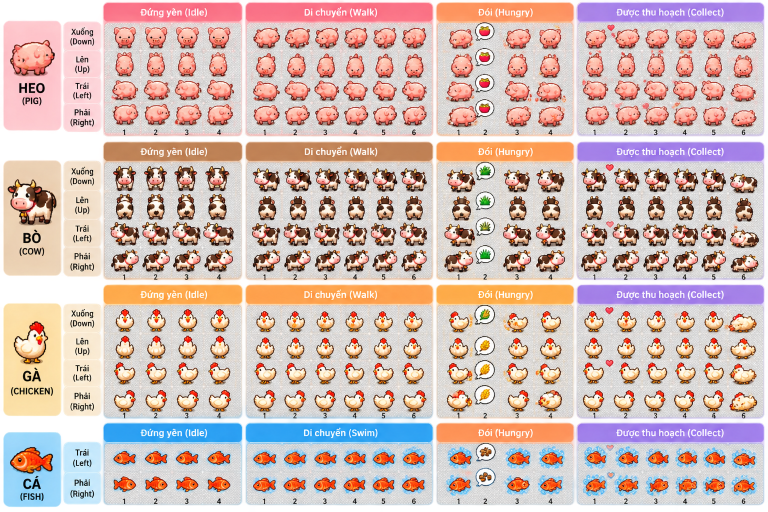
#> input picture Documents/Codex/2026-10-01/chao/outputs/assets/animals/source-reference.png, 1536 x 1024 px (shown at 1/2 size)
$ python -i build_animal_atlases.py   (imports and definitions only)
#> lines starting #> are read from the running program, lines starting #| are printed output that depends on the picture; after the words box and inside, x2 and y2 are one past the last pixel; in counts of white or black regions, pixels touching at a corner belong together
#> further down, picture is the input picture: PIL image 1536x1024 RGBA; mean R, G, B, A 206.3, 181.7, 176.3, 228.3
"""Extract fixed-size transparent animal animation atlases from the reference sheet.

Run from the project root with the bundled Python/Pillow runtime:
  python outputs/tools/build_animal_atlases.py [pig cow chicken fish]

The sprite sheet uses a visual checkerboard. This script removes the connected
low-chroma background around each outlined animal while filling enclosed light
areas, which keeps the white/cream details on the cow and chicken intact.
"""
import json
import sys
from collections import deque
from pathlib import Path

from PIL import Image, ImageFilter

ROOT = Path(__file__).resolve().parents[1]
SOURCE = ROOT / "assets" / "animals" / "source-reference.png"
CELL = 64
ATLAS_COLUMNS = 6

# Sprite centers measured from the supplied 1536 x 1024 sheet.
X = {
    "idle": [248, 312, 376, 440],
    "walk": [532, 595, 658, 721, 784, 847],
    # Column 2 in this panel contains only the thought bubble, so it is skipped.
    "hungry": [920, 1034, 1100],
    "collect": [1190, 1253, 1316, 1379, 1442, 1502],
    "swim": [532, 595, 658, 721, 784, 847],
}
ANIMALS = {
    "pig": {
        "tops": [46, 102, 155, 205],
        "directions": ["down", "up", "left", "right"],
        "states": ["idle", "walk", "hungry", "collect"],
    },
    "cow": {
        "tops": [326, 384, 443, 499],
        "directions": ["down", "up", "left", "right"],
        "states": ["idle", "walk", "hungry", "collect"],
    },
    "chicken": {
        "tops": [604, 668, 720, 780],
        "directions": ["down", "up", "left", "right"],
        "states": ["idle", "walk", "hungry", "collect"],
    },
    "fish": {
        "tops": [889, 945],
        "directions": ["left", "right"],
        "states": ["idle", "swim", "hungry", "collect"],
    },
}
FRAME_COUNTS = {"idle": 4, "walk": 6, "swim": 6, "hungry": 3, "collect": 6}


def foreground_mask(image, dark_outline_only=False, max_y=51, keep_nearby_parts=False,
                    min_y=3, close_gaps=True):
    """Keep the central outlined animal and discard the baked checkerboard."""
#> called with dark_outline_only = False, max_y = 51, keep_nearby_parts = False, min_y = 3, close_gaps = True
    w, h = image.size
#> w = 1536; h = 1024
    px = image.convert("RGBA")
    data = list(px.getdata())
#> data = 1572864 items
    core = bytearray(w * h)
    for i, (r, g, b, a) in enumerate(data):
        chroma = max(r, g, b) - min(r, g, b)
        luma = (r * 299 + g * 587 + b * 114) // 1000
        blue_halo = b > r * 1.03 and b > g * 1.02 and b - r > 8
        # The source prints frame numbers immediately under some poses. They
        # share the animal's dark outline colors, so exclude the label strip
        # before connected-component analysis (after the top-margin offset).
        is_outline = luma <= 145 if dark_outline_only else (chroma >= 32 or luma <= 135)
        if min_y <= i // w <= max_y and a > 36 and not blue_halo and is_outline:
            core[i] = 1

    # Close small gaps in outlines, then find the animal's main colored/dark
    # mass. The wider source window lets shifted walk frames remain whole.
    mask_image = Image.frombytes("L", (w, h), bytes(255 if v else 0 for v in core))
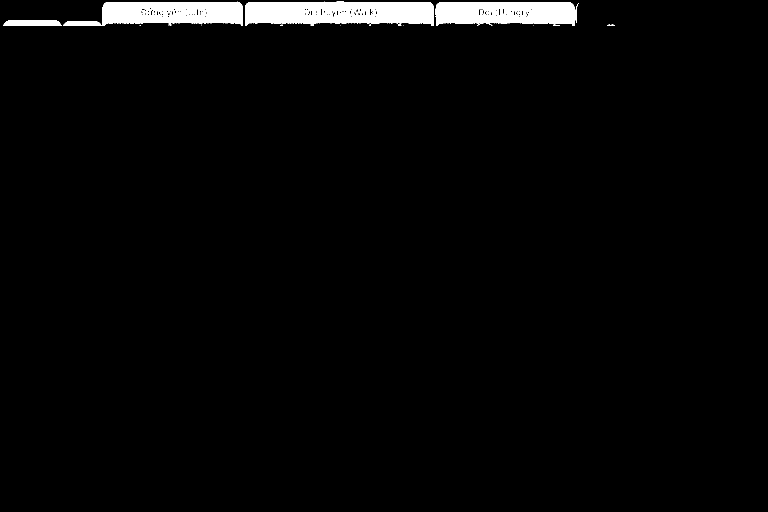
#> mask_image: PIL image 1536x1024 L (shown at 1/2 size); 2.6% white; 22 white regions (11 under 20 px), largest, box (x1, y1, x2, y2) and area: (490, 3, 867, 52) 15443, (871, 4, 1158, 52) 11498, (204, 3, 486, 52) 11328
    if close_gaps:
        mask_image = mask_image.filter(ImageFilter.MaxFilter(3)).filter(ImageFilter.MinFilter(3))
#> mask_image: PIL image 1536x1024 L; 2.7% white; 10 white regions (5 under 20 px), largest, box (x1, y1, x2, y2) and area: (490, 3, 867, 52) 16086, (127, 3, 486, 52) 12581, (871, 4, 1158, 52) 12074, (7, 41, 123, 52) 1209, (1215, 49, 1229, 52) 35
    core = bytearray(1 if value else 0 for value in mask_image.tobytes())
    seen = bytearray(w * h)
    components = []
    for start, value in enumerate(core):
        if not value or seen[start]:
            continue
        seen[start] = 1
        queue = [start]
        for index in queue:
            x, y = index % w, index // w
            for yy in range(max(0, y - 1), min(h, y + 2)):
                for xx in range(max(0, x - 1), min(w, x + 2)):
                    ni = yy * w + xx
                    if core[ni] and not seen[ni]:
                        seen[ni] = 1
                        queue.append(ni)
        xs = [i % w for i in queue]
        ys = [i // w for i in queue]
        x0, y0, x1, y1 = min(xs), min(ys), max(xs), max(ys)
        bw, bh = x1 - x0 + 1, y1 - y0 + 1
        touches_edge = x0 == 0 or y0 == 0 or x1 == w - 1 or y1 == h - 1
        edge_background = touches_edge and (bw > w * .85 or bh > h * .85)
        rule = (bw > w * .65 and bh < 12) or (bh > h * .65 and bw < 12) or edge_background
        if len(queue) >= 30 and not rule:
            components.append((len(queue), x0, y0, x1, y1, queue))
#> after the loop, components = 5 items
    if not components:
        if not dark_outline_only:
            return foreground_mask(image, dark_outline_only=True, max_y=max_y,
                                   keep_nearby_parts=keep_nearby_parts, min_y=min_y,
                                   close_gaps=close_gaps)
        return bytearray(w * h)
    components.sort(reverse=True, key=lambda c: c[0])
    main = components[0]
#> main = 6 items
    if not dark_outline_only and (main[3] - main[1] + 1 > w * .85 and main[4] - main[2] + 1 > h * .75):
        # A saturated action-panel background may merge with the sprite in the
        # broad color mask. Retry with only the dark silhouette outline.
        return foreground_mask(image, dark_outline_only=True, max_y=max_y,
                               keep_nearby_parts=keep_nearby_parts, min_y=min_y,
                               close_gaps=close_gaps)
    keep = bytearray(w * h)
    # The outlined animal is one connected component. Other nearby components
    # are often frame numbers, panel borders, or pieces of the adjacent pose.
    related = [main]
    if keep_nearby_parts:
        # The front-facing chicken's small feet are separated from its body
        # by transparent pixels in this reference. Keep nearby components,
        # while the tightly sized crop excludes adjacent animation cells.
        mx0, my0, mx1, my1 = main[1:5]
        for component in components[1:]:
            _, x0, y0, x1, y1, _ = component
            near_body = (component[0] >= 4 and x0 >= mx0 - 7 and x1 <= mx1 + 7
                         and y0 >= my0 - 3 and y1 <= my1 + 10)
            if near_body:
                related.append(component)
    for component in related:
        for index in component[5]:
            keep[index] = 1
#> this loop made 1 pass

    outside = bytearray(w * h)
    flood = deque()
    for x in range(w):
        for y in (0, h - 1):
            i = y * w + x
            if not keep[i] and not outside[i]:
                outside[i] = 1; flood.append(i)
    for y in range(h):
        for x in (0, w - 1):
            i = y * w + x
            if not keep[i] and not outside[i]:
                outside[i] = 1; flood.append(i)
    while flood:
        i = flood.popleft(); x, y = i % w, i // w
        for yy in range(max(0, y - 1), min(h, y + 2)):
            for xx in range(max(0, x - 1), min(w, x + 2)):
                ni = yy * w + xx
                if not keep[ni] and not outside[ni]:
                    outside[ni] = 1; flood.append(ni)
#> this loop made 1556709 passes
#> (i, x, y) on passes 1 to 3: (0, 0, 0), (1571328, 0, 1023), (1, 1, 0)
    return bytearray(1 if keep[i] or not outside[i] else 0 for i in range(w * h))


# [100 lines left out: functions crop_frame, main, not called in this run]


# [2 lines not run here, left out]

>>> from PIL import Image
>>> picture = Image.open('../assets/animals/source-reference.png')
>>> result = foreground_mask(picture)
